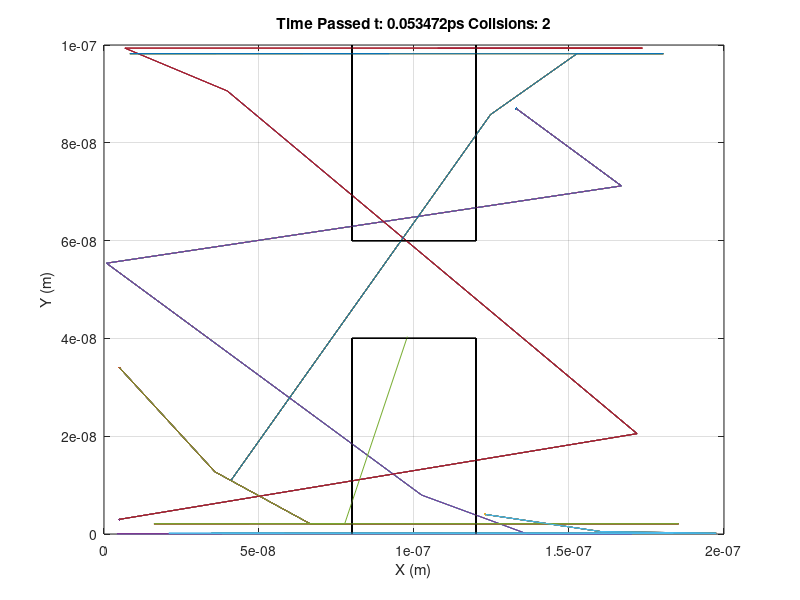

This chart was generated by the following MATLAB code:
% Monte Carlo Modelling of Electron Transport

close all
clear 
format short
clc

% Constants
m0 = 9.11e-31; %kg
me = 0.26*m0;
q = 1.602e-19; %C
kB = 1.38066e-23; %J/K
nm = 1e-9; %nanometre
ps = 1e-12; %picosecond

% Dimensions
% Elec = 1; % simulates for 1 particle
Elec = 5; % simulates for 10 particles at once
xdim = 200; %nm
ydim = 100; %nm and need to make same length
x = zeros(Elec,1)*nm;
y = zeros(Elec,1)*nm; %need to make same length 
% Reg = zeros(xdim*1e9,ydim*1e9)*nm;  % semiconductor region

% Specifics
InitialTemp = 300; % in [K]
vtFirst = sqrt(2*kB*InitialTemp/me); %1.8701e5 in m/s
Tmn = 0.2*ps; 

% Simulation
steps = 10; 
% steps = 1000;
% t = zeros(1,steps);
% Temp = zeros(1,steps);
dt = nm/vtFirst; %5.347e-15s
Temp = zeros(1,Elec);
t = zeros(1,Elec);

on = 1;
off = 0;
scatter = on; %scattering on/off switch
% scatter = off; %scattering on/off switch
collide = 0; % counter for collisons
p = 1 - exp(-dt/Tmn); % probability for scatter threshold
re = 0; % default rebound velocity factor
% re = -0.5; % Bounces back at half its initial speed

for i = 1:steps    
   
    if i == 1
        t(i,:) = dt;
        Temp(i,:) = InitialTemp;
        vt = vtFirst;        
        
        Boxes = {};
        
        %Test BCs
%         Boxes{1}.X = [0.9 1.1]*100*nm; %top box
%         Boxes{1}.Y = [0.8 1.0]*100*nm;
% %         Boxes{1}.BC = 0.0;
%         
%         Boxes{2}.X = [0.9 1.1]*100*nm; %bottom box
%         Boxes{2}.Y = [0.0 0.2]*100*nm;
% %         Boxes{2}.BC = 0.0; 

        %2nd set of BCs
        Boxes{1}.X = [0.8 1.2]*100*nm; %top box
        Boxes{1}.Y = [0.6 1.0]*100*nm;
%         Boxes{1}.BC = 0.0;
        
        Boxes{2}.X = [0.8 1.2]*100*nm; %bottom box
        Boxes{2}.Y = [0.0 0.4]*100*nm;
%         Boxes{2}.BC = 0.0;
        
        e=1;
        while e <= Elec %random positions for each particle
                        
            randx = round(rand*xdim)*nm;
            randy = round(rand*ydim)*nm;
            
            % check to see if in box
            if Boxes{1}.X(1,1)<randx && randx<Boxes{1}.X(1,2) &&...
               Boxes{1}.Y(1,1)<randy && randy<Boxes{1}.Y(1,2) ||...%firstbox
               Boxes{2}.X(1,1)<randx && randx<Boxes{2}.X(1,2) &&...
               Boxes{2}.Y(1,1)<randy && randy<Boxes{2}.Y(1,2) %second box
                                
            else
                x(e,i) = randx;
                y(e,i) = randy;
                e=e+1;
            end
                      
        end 
        
    else
        t(i,:) = t(i-1,:) + dt;
        r = rand(1,Elec); % Chance of scattering
        
        % Particle direction
        if i == 2 % intial angle, regardless of scattering
            
            for e = 1:Elec
                theta = rand*360; % random angle in deg
                dz = vtFirst*Tmn; % straight path
                dx(e,i) = sind(theta)*dz; % new x dif
                dy(e,i) = cosd(theta)*dz; % new y dif 
                x(e,i) = x(e,i-1) + dx(e,i);
                y(e,i) = y(e,i-1) + dy(e,i); 
                Temp(i,e) = Temp(i-1,e);
                vtNew = vtFirst;
            end

        elseif scatter == on % yes scatter 
            
            for e = 1:Elec 
                
                if r(1,e) < p   % check each electron
                    
                    scale = sqrt(kB*Temp(i-1,e)/me); %scaling factor
                    dof = 3; %degrees of freedom
                    vtNew(e,i) = scale*chi2rnd(dof);
%                     vtNew(e,i) = vtFirst*(rand/100+0.995);

                    theta = rand*360; % random angle in deg
                    dz(e,i) = vtNew(e,i)*Tmn; % straight path
                    dx(e,i) = sind(theta)*dz(e,i); % new x difference
                    dy(e,i) = cosd(theta)*dz(e,i); % new y difference 
                    
                    % updating position, velocity, temperature
                    TempNew = me*vtNew.^2/(2*kB); 
                    Temp(i,e) = TempNew(e,i);                    
                    x(e,i) = x(e,i-1) + dx(e,i); 
                    y(e,i) = y(e,i-1) + dy(e,i); 
                    vtNew = vt;
                    
                    collide = collide + 1; 
                                   
                else % no scattering, just continue along inital path                                        
                    dx(e,i) = x(e,2)-x(e,1);
                    dy(e,i) = y(e,2)-y(e,1); 
                    x(e,i) = x(e,i-1) + dx(e,i); 
                    y(e,i) = y(e,i-1) + dy(e,i);
                    vtNew = vt;
                    Temp(i,:) = Temp(i-1,:);
                end
                
            end

        else % no scattering, just continue along inital path
            
            for e = 1:Elec
                dx(e,i) = x(e,2)-x(e,1);
                dy(e,i) = y(e,2)-y(e,1); 
                x(e,i) = x(e,i-1) + dx(e,i); 
                y(e,i) = y(e,i-1) + dy(e,i);
            end
             
            vtNew = vt;
            Temp(i,:) = Temp(i-1,:);
                                            
        end
       
                
        %Boundary Conditions
        for e = 1:Elec
            if x(e,i) < 0 || x(e,i) > xdim*nm ||...
                    y(e,i) < 0 || y(e,i) > ydim*nm
                
%                     theta = rand*360; % random angle in deg
%                     dz(e,i) = vtNew(e,i)*Tmn; % straight path
% %                     dx(e,i) = sind(theta)*dz(e,i); % new x difference
%                     dy(e,i) = cosd(theta)*dz(e,i); % new y difference 
               
                if x(e,i) < 0
                    x(e,i) = x(e,i) + 2e-7;            
                elseif x(e,i) > xdim*nm
                    x(e,i) = x(e,i) - 2e-7;
                end

                % set previous yval to boundary and calculate new y
%                 if y(e,i) < 0 
%                     y(e,i) = y(e,i-1) + dy(e,i);
%                     y(e,i-1) = 0;                     
%                 elseif y(e,i) > ydim*nm
%                     y(e,i) = y(e,i-1) + dy(e,i);
%                     y(e,i-1) = ydim*nm; 
%                 end
                
                
%               BC y test 1            
                while y(e,i) < 0 || y(e,i) > ydim*nm
                y(e,i) = y(e,i) - dy(e,i)/10;
                end
                
            end

            
        end
                
    end

    %box lines
    bx1 = [80 80]*nm;
    bx2 = [120 120]*nm;
    bx3 = [80 120]*nm;
    by1 = [60 100]*nm;
    by2 = [0 40]*nm;
    by3 = [40 40]*nm;
    by4 = [60 60]*nm;
    
%     1c-i)  Particle Plot   
    for e = 1:Elec
        figure(1)
        plot(x(e,:),y(e,:));
        grid on;
        hold on; 
    end
    %box plot
    plot(bx1,by1,'k')
    plot(bx1,by2,'k')
    plot(bx2,by1,'k')
    plot(bx2,by2,'k')
    plot(bx3,by3,'k')
    plot(bx3,by4,'k')
    xlim([0 xdim*nm])
    ylim([0 ydim*nm])
    xlabel('X (m)')
    ylabel('Y (m)')
    title(['Time Passed t: ', num2str(t(i)/ps), ...
        'ps Collsions: ', num2str(collide)]) 

%     % 1c-ii) Temp plot  
%     for e = 1:Elec
%         figure(2)
%         plot(t(:,e),Temp(:,e));
%         grid on;
%         hold on;
%     end 
%     xlabel('Time (s)')
%     ylabel('Temperature (K)')
%     title(['Current Temperature: ', num2str(mean(Temp(i,:))), ...
%         'K Max T: ', num2str(max(Temp,[],'all')),'K Min T: ',...
%         num2str(min(Temp,[],'all')),'K']) % change T        
         
    pause(0.05)
end

display('Seconds Passed', num2str(t(i)));
finalTemp = num2str(mean(Temp(i,:)))

% scale = sqrt(kB*InitialTemp/me);
% h = scale*chi2rnd(3,1,10000);
% figure(3)
% histogram(h,50)
% xlabel('Thermal Velocity (m)')
% ylabel('Count (m)')
% title(['Velocity Distribution - Average Velocity: ',...
%     num2str(mean([mean(h),median(h)])/2), ' m/s']) 
